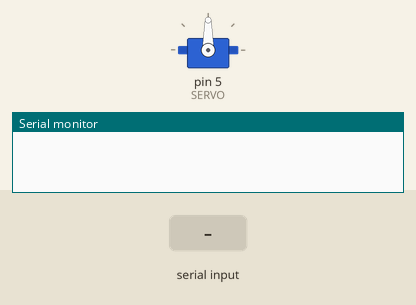
A sketch run on a simulated Arduino Uno, built with avr-gcc and run on an emulated ATmega328P. On the bench: servo, the last lines printed to the serial monitor. Inputs (shaded band) come from the test bench.

Above: at 1.2 s.
1.3 s: "90,45\n" received over Serial
At 1.7 s:
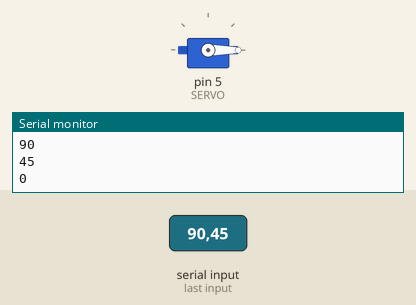
2.8 s: "30,150\n" received over Serial
At 4.0 s:
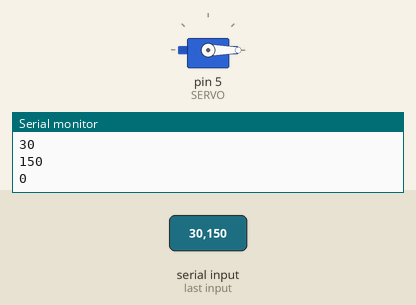
4.3 s: "200\n" received over Serial
Timing chart, 0 to 7.3 s (numbered marks = the images above; inputs shaded):
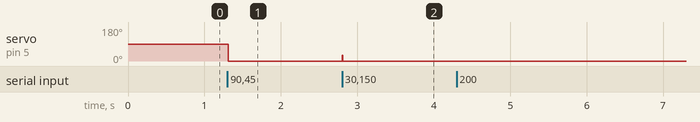

Measured:
- after the input at 1.3 s, servo on pin 5 (SERVO): 90° → 0° at once
- after the input at 2.8 s, servo on pin 5 (SERVO): 0° → 30° at once, → 0° 0.01 s later

The sketch:

Servo.ino
```cpp
#include <Servo.h>
#define SERVO 5
Servo myservo;

void setup() {
  Serial.begin(9600);
  Serial.setTimeout(5);
  myservo.attach(SERVO);
}

void loop() {
  if (Serial.available() > 0) {
    int deg = Serial.parseInt();
    deg = constrain(deg, 0, 180);
    myservo.write(deg);
    Serial.println(deg);
  }
}
```
